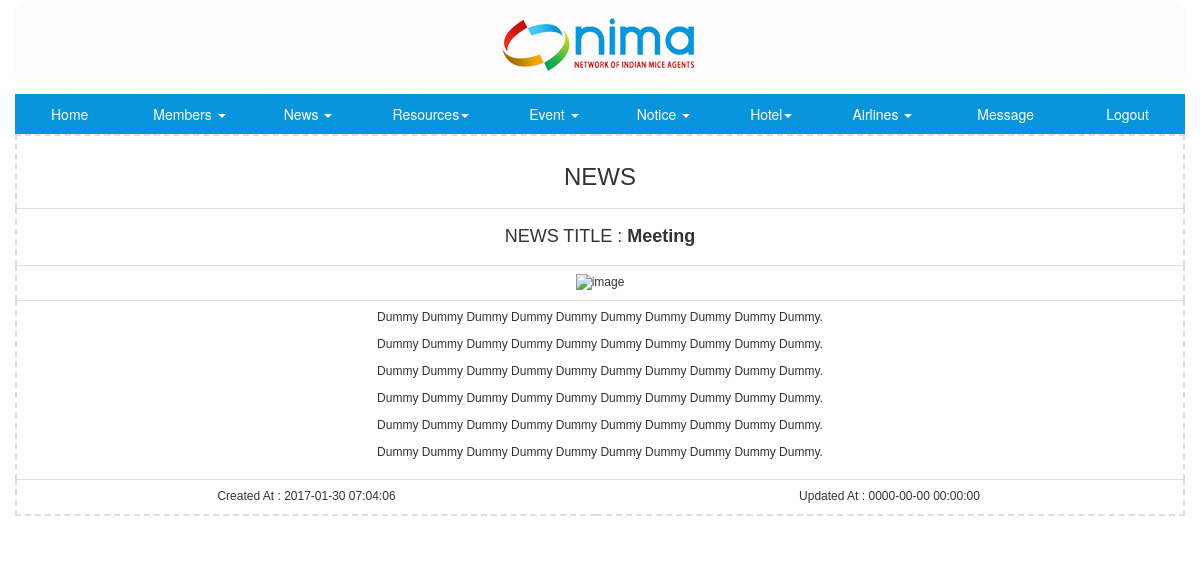
Screenshot of /admin/showall-news.php?view=9 (signed in) with the database file from the repository.
### tables this page shows
CREATE TABLE IF NOT EXISTS `news` (
`id` int(11) NOT NULL,
  `title` varchar(100) NOT NULL,
  `picture` mediumtext NOT NULL,
  `message` mediumtext NOT NULL,
  `created` timestamp NOT NULL DEFAULT CURRENT_TIMESTAMP ON UPDATE CURRENT_TIMESTAMP,
  `updated` timestamp NOT NULL DEFAULT '0000-00-00 00:00:00'
);

### admin/showall-news.php (the view, shortened to what this page needs)
 <!DOCTYPE html>
 <html><head>
  <link rel="stylesheet" href="../css/bootstrap.min.css" type="text/css" />
</head>
<body>
<div class="container"><?php  include "head.php";?></div>
<?php include "../includes/db-connect.php";include("session.php");
$view_id = $_GET['view'];
$data=mysql_query("select * from news where id='$view_id'");
			$rec=mysql_fetch_row($data);
echo"
		<div class='container'>
		<table  id ='table' class='table table-hover'>
		  <tr>
			<td colspan='2'><h3>NEWS</h3></td>
		  </tr>
		  <tr>
			<td colspan='2'><h4>NEWS TITLE : <b>$rec[1]<b></h4></td>
		  </tr>
		  <tr>
			<td colspan='2'> <img src='$rec[2]' alt='image' width='300px'/></td>
		</tr>
		<tr>
			<td colspan='2'>$rec[3]</td>
		</tr>
		  </tr>
		  <tr>
		  <td>Created At : $rec[4]</td>
		  <td>Updated At : $rec[5]</td>
		  </tr>
		</table></div>";
?>
</body>
</html>

### admin/showall-news.php (style rules this page uses)
#table { text-align: center; font-size:12px; font-family:Arial, Helvetica, sans-serif; width:100%; border:dashed 2px #ddd; cellpadding:0; cellspacing:0; }

### admin/head.php (style rules this page uses)
.container { padding-left:0px; padding-right:0px; }

### rows the page displays
news: title "Meeting", message "Dummy Dummy Dummy Dummy Dummy Dummy Dummy Dummy Dummy Dummy. Dummy Dummy Dummy Dummy Dummy Dummy Dummy Dummy Dummy Dummy. Dummy Dummy Dummy Dummy Dummy Dummy Dummy Dummy Dummy Dummy. Dummy Dummy Dummy Dummy Dummy Dummy Dummy Dummy Dummy Dummy. Dummy Dummy Dummy Dummy Dummy Dummy Dummy Dummy Dummy Dummy. Dummy Dummy Dummy Dummy Dummy Dummy Dummy Dummy Dummy Dummy.", created "2017-01-30 07:04:06", updated "0000-00-00 00:00:00"
